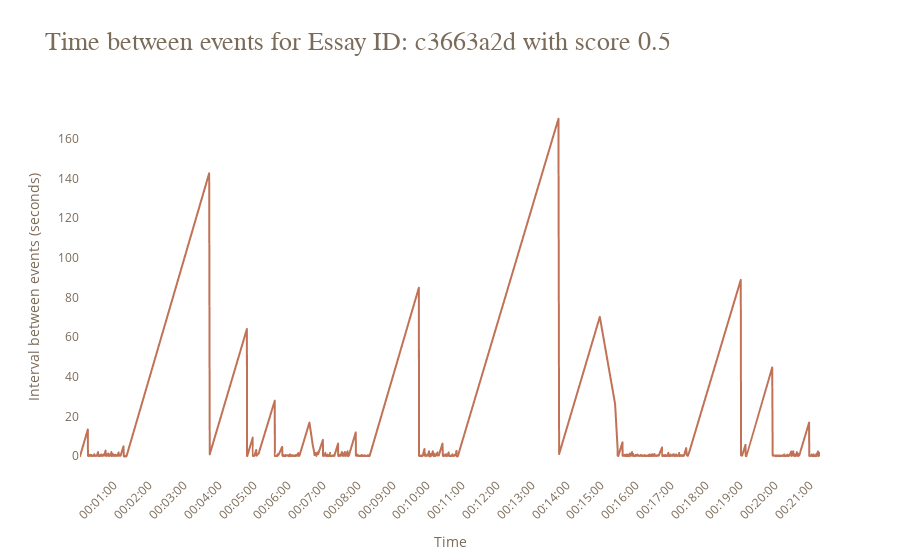

Here is the notebook cell this chart was saved with:
### Code cell
# Filter the data for the chosen essay ID
#essay_id = "40b28508"
essay_id = "c3663a2d"
#essay_id = train_scores[train_scores["score"] == 0.5]["id"].sample(1).iloc[0]
sample_data = train_logs[
    train_logs["id"] == essay_id
]
plot_event_intervals(sample_data, "c3663a2d", "0.5")

### Figure 1 — Plotly figure (JSON) as saved in the notebook; plotly's stock layout.template omitted (floating-point values rounded to 4 significant figures; data arrays with more than 128 entries replaced by an {"elided": "..."} marker saying what was removed)
{"data": [{"hovertemplate": "down_time=%{x}<br>IKI=%{y}<extra></extra>", "legendgroup": "", "line": {"color": "#c07156", "dash": "solid"}, "marker": {"symbol": "circle"}, "mode": "lines", "name": "", "showlegend": false, "type": "scattergl", "x": {"elided": "1483 str values"}, "xaxis": "x", "y": {"elided": "1483 float values"}, "yaxis": "y"}], "layout": {"font": {"color": "#7b6b59"}, "legend": {"tracegroupgap": 0}, "paper_bgcolor": "white", "plot_bgcolor": "white", "title": {"text": "<span style='font-size:26px; font-family:Times New Roman'>Time between events for Essay ID: c3663a2d with score 0.5</span>"}, "xaxis": {"anchor": "y", "domain": [0, 1], "dtick": 60000, "tickangle": -45, "tickformat": "%H:%M:%S", "title": {"text": "Time"}}, "yaxis": {"anchor": "x", "domain": [0, 1], "title": {"text": "Interval between events (seconds)"}}}}
